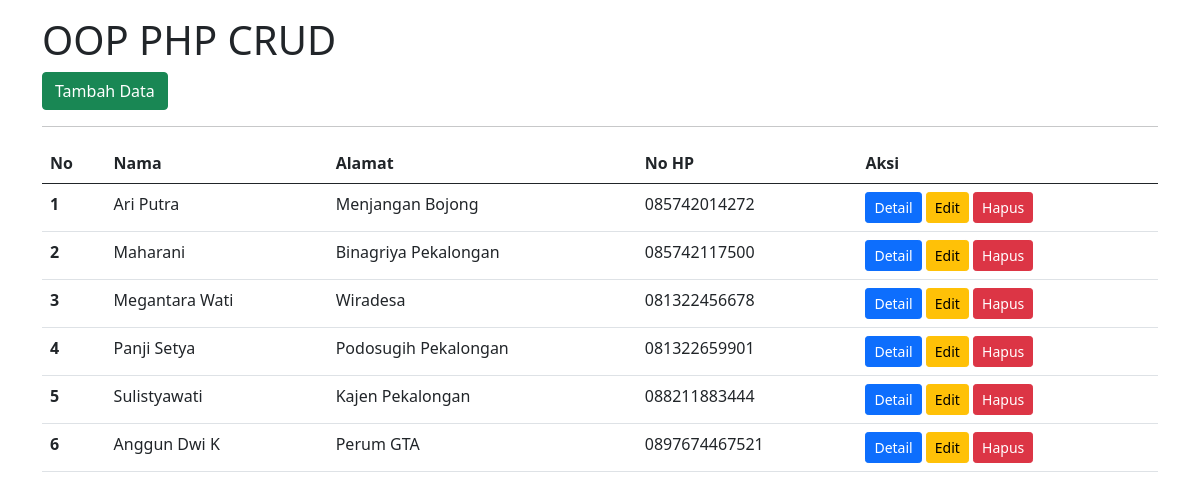
The page / on the database its author committed.
### tables this page shows
CREATE TABLE `tb_users` (
  `id` int(10) NOT NULL,
  `nama` varchar(255) NOT NULL,
  `jenis_kelamin` enum('Laki-Laki','Perempuan','','') NOT NULL,
  `alamat` varchar(255) NOT NULL,
  `nohp` char(13) NOT NULL,
  `email` varchar(32) NOT NULL,
  `foto` varchar(500) NOT NULL
);

### database.php (called while the page is built, shortened)
<?php
class Database {
    public $host = "localhost";
    public $username = "root";
    public $password = "";
    public $database = "db_php";
    public $connect;
    function __construct() {
        $this->connect = mysqli_connect($this->host, $this->username, $this->password);
        mysqli_select_db($this->connect, $this->database);
    }
    public function tampilData() {
        $data = mysqli_query($this->connect, "SELECT * FROM tb_users");
        $rows = mysqli_fetch_all($data, MYSQLI_ASSOC);
        return $rows;
    }
}
?>

### index.php (the view, shortened to what this page needs)
<?php
    include 'database.php';
    $db = new Database;
    $dataUsers = $db->tampilData();
?>
<!doctype html>
<html lang="en">
  <head>
    <link href="https://cdn.jsdelivr.net/npm/bootstrap@5.0.2/dist/css/bootstrap.min.css" rel="stylesheet">
  </head>
  <body>
    <div class="container mt-3">
        <h1>OOP PHP CRUD</h1>
        <a href="input.php" class="btn btn-success">Tambah Data</a>
        <hr>
        <table class="table table-hover">
            <thead>
                <tr>
                    <th scope="col">No</th>
                    <th scope="col">Nama</th>
                    <th scope="col">Alamat</th>
                    <th scope="col">No HP</th>
                    <th scope="col">Aksi</th>
                </tr>
            </thead>
            <tbody>
                <?php
                    $nomor = 1;
                    foreach($dataUsers as $dataUser) {
                ?>
                <tr>
                    <th scope="row"><?php echo $nomor++; ?></th>
                    <td><?php echo $dataUser['nama']; ?></td>
                    <td><?php echo $dataUser['alamat']; ?></td>
                    <td><?php echo $dataUser['nohp']; ?></td>
                    <td>
                        <button class="btn btn-primary btn-sm" data-bs-toggle="modal" data-bs-target="#detailModal<?php echo $dataUser['id']; ?>">Detail</button>
                        <a href="edit.php?id=<?php echo $dataUser['id']; ?>" class="btn btn-warning btn-sm">Edit</a>
                        <a href="proses.php?id=<?php echo $dataUser['id']; ?>&aksi=hapus" class="btn btn-danger btn-sm">Hapus</a>
                    </td>
                </tr>
                <?php } ?>
            </tbody>
        </table>
    </div>
  </body>
</html>

### rows shown on the page
tb_users: nama "Ari Putra", alamat "Menjangan Bojong", nohp "085742014272"
tb_users: nama "Maharani", alamat "Binagriya Pekalongan", nohp "085742117500"
tb_users: nama "Megantara Wati", alamat "Wiradesa", nohp "081322456678"
tb_users: nama "Panji Setya", alamat "Podosugih Pekalongan", nohp "081322659901"
tb_users: nama "Sulistyawati", alamat "Kajen Pekalongan", nohp "088211883444"
tb_users: nama "Anggun Dwi K", alamat "Perum GTA", nohp "0897674467521"
